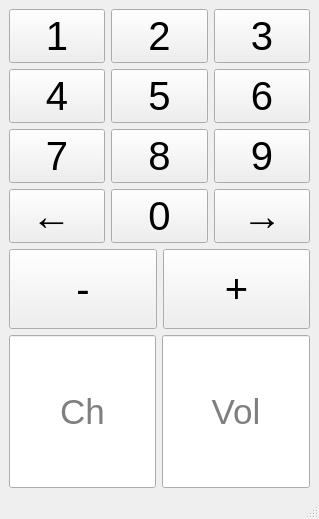
<?xml version="1.0" encoding="UTF-8"?>
<ui version="4.0">
 <class>MainWindow</class>
 <widget class="QMainWindow" name="MainWindow">
  <property name="geometry">
   <rect>
    <x>0</x>
    <y>0</y>
    <width>319</width>
    <height>519</height>
   </rect>
  </property>
  <property name="windowTitle">
   <string>MainWindow</string>
  </property>
  <widget class="QWidget" name="centralwidget">
   <layout class="QGridLayout" name="gridLayout_2">
    <item row="0" column="0">
     <layout class="QVBoxLayout" name="verticalLayout">
      <item>
       <layout class="QGridLayout" name="gridLayout">
        <item row="0" column="2">
         <widget class="QPushButton" name="pushButton_3">
          <property name="sizePolicy">
           <sizepolicy hsizetype="Minimum" vsizetype="Expanding">
            <horstretch>0</horstretch>
            <verstretch>0</verstretch>
           </sizepolicy>
          </property>
          <property name="font">
           <font>
            <pointsize>30</pointsize>
           </font>
          </property>
          <property name="text">
           <string>3</string>
          </property>
         </widget>
        </item>
        <item row="2" column="2">
         <widget class="QPushButton" name="pushButton_9">
          <property name="sizePolicy">
           <sizepolicy hsizetype="Minimum" vsizetype="Expanding">
            <horstretch>0</horstretch>
            <verstretch>0</verstretch>
           </sizepolicy>
          </property>
          <property name="font">
           <font>
            <pointsize>30</pointsize>
           </font>
          </property>
          <property name="text">
           <string>9</string>
          </property>
         </widget>
        </item>
        <item row="3" column="0">
         <widget class="QPushButton" name="pushButton_10">
          <property name="font">
           <font>
            <pointsize>30</pointsize>
           </font>
          </property>
          <property name="text">
           <string>← </string>
          </property>
         </widget>
        </item>
        <item row="3" column="2">
         <widget class="QPushButton" name="pushButton_12">
          <property name="font">
           <font>
            <pointsize>30</pointsize>
           </font>
          </property>
          <property name="text">
           <string>→</string>
          </property>
         </widget>
        </item>
        <item row="1" column="1">
         <widget class="QPushButton" name="pushButton_5">
          <property name="sizePolicy">
           <sizepolicy hsizetype="Minimum" vsizetype="Expanding">
            <horstretch>0</horstretch>
            <verstretch>0</verstretch>
           </sizepolicy>
          </property>
          <property name="font">
           <font>
            <pointsize>30</pointsize>
           </font>
          </property>
          <property name="text">
           <string>5</string>
          </property>
         </widget>
        </item>
        <item row="3" column="1">
         <widget class="QPushButton" name="pushButton_11">
          <property name="font">
           <font>
            <pointsize>30</pointsize>
           </font>
          </property>
          <property name="text">
           <string>0</string>
          </property>
         </widget>
        </item>
        <item row="1" column="0">
         <widget class="QPushButton" name="pushButton_4">
          <property name="sizePolicy">
           <sizepolicy hsizetype="Minimum" vsizetype="Expanding">
            <horstretch>0</horstretch>
            <verstretch>0</verstretch>
           </sizepolicy>
          </property>
          <property name="font">
           <font>
            <pointsize>30</pointsize>
           </font>
          </property>
          <property name="text">
           <string>4</string>
          </property>
         </widget>
        </item>
        <item row="2" column="1">
         <widget class="QPushButton" name="pushButton_8">
          <property name="sizePolicy">
           <sizepolicy hsizetype="Minimum" vsizetype="Expanding">
            <horstretch>0</horstretch>
            <verstretch>0</verstretch>
           </sizepolicy>
          </property>
          <property name="font">
           <font>
            <pointsize>30</pointsize>
           </font>
          </property>
          <property name="text">
           <string>8</string>
          </property>
         </widget>
        </item>
        <item row="0" column="1">
         <widget class="QPushButton" name="pushButton_2">
          <property name="sizePolicy">
           <sizepolicy hsizetype="Minimum" vsizetype="Expanding">
            <horstretch>0</horstretch>
            <verstretch>0</verstretch>
           </sizepolicy>
          </property>
          <property name="font">
           <font>
            <pointsize>30</pointsize>
           </font>
          </property>
          <property name="text">
           <string>2</string>
          </property>
         </widget>
        </item>
        <item row="1" column="2">
         <widget class="QPushButton" name="pushButton_6">
          <property name="sizePolicy">
           <sizepolicy hsizetype="Minimum" vsizetype="Expanding">
            <horstretch>0</horstretch>
            <verstretch>0</verstretch>
           </sizepolicy>
          </property>
          <property name="font">
           <font>
            <pointsize>30</pointsize>
           </font>
          </property>
          <property name="text">
           <string>6</string>
          </property>
         </widget>
        </item>
        <item row="2" column="0">
         <widget class="QPushButton" name="pushButton_7">
          <property name="sizePolicy">
           <sizepolicy hsizetype="Minimum" vsizetype="Expanding">
            <horstretch>0</horstretch>
            <verstretch>0</verstretch>
           </sizepolicy>
          </property>
          <property name="font">
           <font>
            <pointsize>30</pointsize>
           </font>
          </property>
          <property name="text">
           <string>7</string>
          </property>
         </widget>
        </item>
        <item row="0" column="0">
         <widget class="QPushButton" name="pushButton">
          <property name="sizePolicy">
           <sizepolicy hsizetype="Minimum" vsizetype="Expanding">
            <horstretch>0</horstretch>
            <verstretch>0</verstretch>
           </sizepolicy>
          </property>
          <property name="font">
           <font>
            <pointsize>30</pointsize>
           </font>
          </property>
          <property name="text">
           <string>1</string>
          </property>
         </widget>
        </item>
       </layout>
      </item>
      <item>
       <layout class="QHBoxLayout" name="horizontalLayout">
        <item>
         <widget class="QPushButton" name="pushButton_13">
          <property name="sizePolicy">
           <sizepolicy hsizetype="Minimum" vsizetype="Expanding">
            <horstretch>0</horstretch>
            <verstretch>0</verstretch>
           </sizepolicy>
          </property>
          <property name="maximumSize">
           <size>
            <width>300</width>
            <height>80</height>
           </size>
          </property>
          <property name="font">
           <font>
            <pointsize>30</pointsize>
           </font>
          </property>
          <property name="text">
           <string>-</string>
          </property>
         </widget>
        </item>
        <item>
         <widget class="QPushButton" name="pushButton_14">
          <property name="sizePolicy">
           <sizepolicy hsizetype="Minimum" vsizetype="Expanding">
            <horstretch>0</horstretch>
            <verstretch>0</verstretch>
           </sizepolicy>
          </property>
          <property name="maximumSize">
           <size>
            <width>300</width>
            <height>80</height>
           </size>
          </property>
          <property name="font">
           <font>
            <pointsize>30</pointsize>
           </font>
          </property>
          <property name="text">
           <string>+</string>
          </property>
         </widget>
        </item>
       </layout>
      </item>
      <item>
       <layout class="QHBoxLayout" name="horizontalLayout_2">
        <item>
         <widget class="QLineEdit" name="lineEdit_1">
          <property name="sizePolicy">
           <sizepolicy hsizetype="Expanding" vsizetype="Expanding">
            <horstretch>0</horstretch>
            <verstretch>0</verstretch>
           </sizepolicy>
          </property>
          <property name="font">
           <font>
            <pointsize>26</pointsize>
           </font>
          </property>
          <property name="alignment">
           <set>Qt::AlignCenter</set>
          </property>
          <property name="dragEnabled">
           <bool>false</bool>
          </property>
          <property name="readOnly">
           <bool>true</bool>
          </property>
          <property name="placeholderText">
           <string>Ch</string>
          </property>
         </widget>
        </item>
        <item>
         <widget class="QLineEdit" name="lineEdit_2">
          <property name="sizePolicy">
           <sizepolicy hsizetype="Expanding" vsizetype="Expanding">
            <horstretch>0</horstretch>
            <verstretch>0</verstretch>
           </sizepolicy>
          </property>
          <property name="font">
           <font>
            <pointsize>26</pointsize>
           </font>
          </property>
          <property name="alignment">
           <set>Qt::AlignCenter</set>
          </property>
          <property name="readOnly">
           <bool>true</bool>
          </property>
          <property name="placeholderText">
           <string>Vol</string>
          </property>
         </widget>
        </item>
       </layout>
      </item>
     </layout>
    </item>
   </layout>
  </widget>
  <widget class="QMenuBar" name="menubar">
   <property name="geometry">
    <rect>
     <x>0</x>
     <y>0</y>
     <width>319</width>
     <height>26</height>
    </rect>
   </property>
  </widget>
  <widget class="QStatusBar" name="statusbar"/>
 </widget>
 <resources/>
 <connections>
  <connection>
   <sender>pushButton</sender>
   <signal>clicked()</signal>
   <receiver>MainWindow</receiver>
   <slot>one()</slot>
   <hints>
    <hint type="sourcelabel">
     <x>105</x>
     <y>107</y>
    </hint>
    <hint type="destinationlabel">
     <x>72</x>
     <y>178</y>
    </hint>
   </hints>
  </connection>
  <connection>
   <sender>pushButton_2</sender>
   <signal>clicked()</signal>
   <receiver>MainWindow</receiver>
   <slot>two()</slot>
   <hints>
    <hint type="sourcelabel">
     <x>205</x>
     <y>107</y>
    </hint>
    <hint type="destinationlabel">
     <x>227</x>
     <y>48</y>
    </hint>
   </hints>
  </connection>
  <connection>
   <sender>pushButton_3</sender>
   <signal>clicked()</signal>
   <receiver>MainWindow</receiver>
   <slot>three()</slot>
   <hints>
    <hint type="sourcelabel">
     <x>305</x>
     <y>107</y>
    </hint>
    <hint type="destinationlabel">
     <x>318</x>
     <y>58</y>
    </hint>
   </hints>
  </connection>
  <connection>
   <sender>pushButton_4</sender>
   <signal>clicked()</signal>
   <receiver>MainWindow</receiver>
   <slot>four()</slot>
   <hints>
    <hint type="sourcelabel">
     <x>105</x>
     <y>183</y>
    </hint>
    <hint type="destinationlabel">
     <x>77</x>
     <y>235</y>
    </hint>
   </hints>
  </connection>
  <connection>
   <sender>pushButton_5</sender>
   <signal>clicked()</signal>
   <receiver>MainWindow</receiver>
   <slot>five()</slot>
   <hints>
    <hint type="sourcelabel">
     <x>205</x>
     <y>183</y>
    </hint>
    <hint type="destinationlabel">
     <x>318</x>
     <y>250</y>
    </hint>
   </hints>
  </connection>
  <connection>
   <sender>pushButton_6</sender>
   <signal>clicked()</signal>
   <receiver>MainWindow</receiver>
   <slot>six()</slot>
   <hints>
    <hint type="sourcelabel">
     <x>305</x>
     <y>183</y>
    </hint>
    <hint type="destinationlabel">
     <x>318</x>
     <y>200</y>
    </hint>
   </hints>
  </connection>
  <connection>
   <sender>pushButton_7</sender>
   <signal>clicked()</signal>
   <receiver>MainWindow</receiver>
   <slot>seven()</slot>
   <hints>
    <hint type="sourcelabel">
     <x>105</x>
     <y>259</y>
    </hint>
    <hint type="destinationlabel">
     <x>70</x>
     <y>298</y>
    </hint>
   </hints>
  </connection>
  <connection>
   <sender>pushButton_8</sender>
   <signal>clicked()</signal>
   <receiver>MainWindow</receiver>
   <slot>eight()</slot>
   <hints>
    <hint type="sourcelabel">
     <x>205</x>
     <y>259</y>
    </hint>
    <hint type="destinationlabel">
     <x>318</x>
     <y>338</y>
    </hint>
   </hints>
  </connection>
  <connection>
   <sender>pushButton_9</sender>
   <signal>clicked()</signal>
   <receiver>MainWindow</receiver>
   <slot>nine()</slot>
   <hints>
    <hint type="sourcelabel">
     <x>305</x>
     <y>259</y>
    </hint>
    <hint type="destinationlabel">
     <x>318</x>
     <y>303</y>
    </hint>
   </hints>
  </connection>
  <connection>
   <sender>pushButton_11</sender>
   <signal>clicked()</signal>
   <receiver>MainWindow</receiver>
   <slot>zero()</slot>
   <hints>
    <hint type="sourcelabel">
     <x>205</x>
     <y>335</y>
    </hint>
    <hint type="destinationlabel">
     <x>318</x>
     <y>394</y>
    </hint>
   </hints>
  </connection>
  <connection>
   <sender>pushButton_10</sender>
   <signal>clicked()</signal>
   <receiver>MainWindow</receiver>
   <slot>previous()</slot>
   <hints>
    <hint type="sourcelabel">
     <x>105</x>
     <y>335</y>
    </hint>
    <hint type="destinationlabel">
     <x>62</x>
     <y>403</y>
    </hint>
   </hints>
  </connection>
  <connection>
   <sender>pushButton_12</sender>
   <signal>clicked()</signal>
   <receiver>MainWindow</receiver>
   <slot>next()</slot>
   <hints>
    <hint type="sourcelabel">
     <x>305</x>
     <y>335</y>
    </hint>
    <hint type="destinationlabel">
     <x>318</x>
     <y>360</y>
    </hint>
   </hints>
  </connection>
  <connection>
   <sender>pushButton_13</sender>
   <signal>clicked()</signal>
   <receiver>MainWindow</receiver>
   <slot>quieter()</slot>
   <hints>
    <hint type="sourcelabel">
     <x>155</x>
     <y>413</y>
    </hint>
    <hint type="destinationlabel">
     <x>52</x>
     <y>477</y>
    </hint>
   </hints>
  </connection>
  <connection>
   <sender>pushButton_14</sender>
   <signal>clicked()</signal>
   <receiver>MainWindow</receiver>
   <slot>louder()</slot>
   <hints>
    <hint type="sourcelabel">
     <x>305</x>
     <y>413</y>
    </hint>
    <hint type="destinationlabel">
     <x>318</x>
     <y>485</y>
    </hint>
   </hints>
  </connection>
 </connections>
 <slots>
  <slot>one()</slot>
  <slot>two()</slot>
  <slot>three()</slot>
  <slot>four()</slot>
  <slot>five()</slot>
  <slot>six()</slot>
  <slot>seven()</slot>
  <slot>eight()</slot>
  <slot>nine()</slot>
  <slot>zero()</slot>
  <slot>previous()</slot>
  <slot>next()</slot>
  <slot>quieter()</slot>
  <slot>louder()</slot>
 </slots>
</ui>
